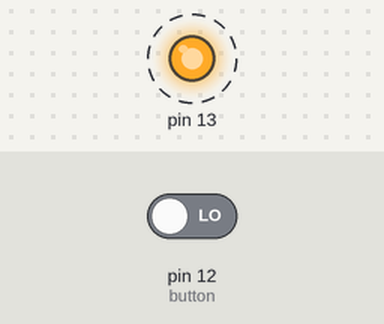
The sketch below on a simulated Arduino Uno, built with avr-gcc and run on an emulated ATmega328P. Parts: output pins drawn as LEDs (lit = HIGH). Dashed ring = blinking. The inputs (shaded band) are chosen by the test bench; at power-on: pin 12 (button) LOW.

Above: at 0.4 s.
Timing chart, 0 to 3.7 s (numbered marks = the images above):
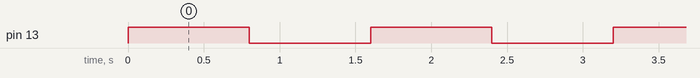

The sketch:

p1_4_1.ino
```cpp
void setup()
{
  pinMode(13, OUTPUT);
  pinMode(12, INPUT);
}
// Cada 0.5Hz -> 2 por seg
//Cada 1Hz -> 1 por seg
void loop()
{
  int stateButton = digitalRead(12); //read the state of the button
  if(stateButton == 1) { //LOW
     digitalWrite(13, HIGH);
   delay(400);
     digitalWrite(13,LOW);
     delay(400);
  }else{// HIGH
     digitalWrite(13, HIGH);
   delay(800);
     digitalWrite(13,LOW);
     delay(800);
  }
}
```

Measured:
- by itself, pin 13: alternates HIGH for 0.80 s and LOW for 0.80 s
